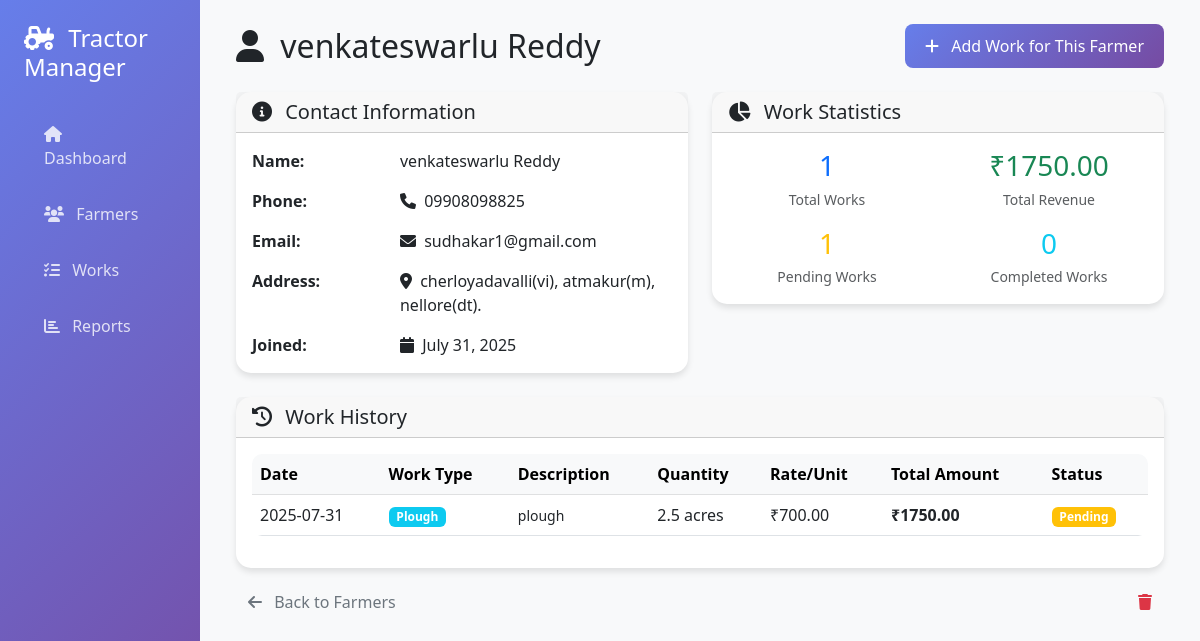
The page /farmers/2 on the database its author committed.
### app.py (models this page shows)
class Farmer(db.Model):
    id = db.Column(db.Integer, primary_key=True)
    name = db.Column(db.String(100), nullable=False)
    phone = db.Column(db.String(20), nullable=False)
    email = db.Column(db.String(120), unique=True, nullable=True)
    address = db.Column(db.Text, nullable=False)
    created_at = db.Column(db.DateTime, default=datetime.utcnow)
    works = db.relationship('TractorWork', backref='farmer', lazy=True)

class TractorWork(db.Model):
    id = db.Column(db.Integer, primary_key=True)
    work_type = db.Column(db.String(50), nullable=False)
    description = db.Column(db.Text, nullable=False)
    date = db.Column(db.Date, nullable=False)
    quantity = db.Column(db.Float, nullable=False)
    rate_per_unit = db.Column(db.Float, nullable=False)
    unit_type = db.Column(db.String(20), nullable=False)  # hours, trips, acres, etc.
    total_amount = db.Column(db.Float, nullable=False)
    status = db.Column(db.String(20), default='Pending')  # Pending, Completed, Paid
    farmer_id = db.Column(db.Integer, db.ForeignKey('farmer.id'), nullable=False)
    created_at = db.Column(db.DateTime, default=datetime.utcnow)

### app.py (the view)
@app.route('/farmers/<int:farmer_id>')
def farmer_detail(farmer_id):
    farmer = Farmer.query.get_or_404(farmer_id)
    works = TractorWork.query.filter_by(farmer_id=farmer_id).order_by(TractorWork.date.desc()).all()
    return render_template('farmer_detail.html', farmer=farmer, works=works)

### templates/farmer_detail.html (shortened to what this page needs)
{% extends "base.html" %}
{% block content %}
<div class="row mb-4">
    <div class="col-12 d-flex justify-content-between align-items-center">
        <h2 class="mb-0">
            <i class="fas fa-user me-2"></i>
            {{ farmer.name }}
        </h2>
        <a href="{{ url_for('add_work') }}" class="btn btn-primary">
            <i class="fas fa-plus me-2"></i>
            Add Work for This Farmer
        </a>
    </div>
</div>
<div class="row mb-4">
    <div class="col-md-6">
        <div class="card">
            <div class="card-header">
                <h5 class="mb-0">
                    <i class="fas fa-info-circle me-2"></i>
                    Contact Information
                </h5>
            </div>
            <div class="card-body">
                <div class="row mb-3">
                    <div class="col-4">
                        <strong>Name:</strong>
                    </div>
                    <div class="col-8">
                        {{ farmer.name }}
                    </div>
                </div>
                <div class="row mb-3">
                    <div class="col-4">
                        <strong>Phone:</strong>
                    </div>
                    <div class="col-8">
                        <i class="fas fa-phone me-1"></i>
                        {{ farmer.phone }}
                    </div>
                </div>
                <div class="row mb-3">
                    <div class="col-4">
                        <strong>Email:</strong>
                    </div>
                    <div class="col-8">
                        {% if farmer.email %}
                        <i class="fas fa-envelope me-1"></i>
                        {{ farmer.email }}
                        {% else %}
                        <span class="text-muted">No email provided</span>
                        {% endif %}
                    </div>
                </div>
                <div class="row mb-3">
                    <div class="col-4">
                        <strong>Address:</strong>
                    </div>
                    <div class="col-8">
                        <i class="fas fa-map-marker-alt me-1"></i>
                        {{ farmer.address }}
                    </div>
                </div>
                <div class="row">
                    <div class="col-4">
                        <strong>Joined:</strong>
                    </div>
                    <div class="col-8">
                        <i class="fas fa-calendar me-1"></i>
                        {{ farmer.created_at.strftime('%B %d, %Y') }}
                    </div>
                </div>
            </div>
        </div>
    </div>
    <div class="col-md-6">
        <div class="card">
            <div class="card-header">
                <h5 class="mb-0">
                    <i class="fas fa-chart-pie me-2"></i>
                    Work Statistics
                </h5>
            </div>
            <div class="card-body">
                <div class="row mb-3">
                    <div class="col-6">
                        <div class="text-center">
                            <h3 class="text-primary mb-1">{{ works|length }}</h3>
                            <small class="text-muted">Total Works</small>
                        </div>
                    </div>
                    <div class="col-6">
                        <div class="text-center">
                            <h3 class="text-success mb-1">
                                ₹{{ "%.2f"|format(works|sum(attribute='total_amount')) }}
                            </h3>
                            <small class="text-muted">Total Revenue</small>
                        </div>
                    </div>
                </div>
                <div class="row">
                    <div class="col-6">
                        <div class="text-center">
                            <h3 class="text-warning mb-1">
                                {{ works|selectattr('status', 'equalto', 'Pending')|list|length }}
                            </h3>
                            <small class="text-muted">Pending Works</small>
                        </div>
                    </div>
                    <div class="col-6">
                        <div class="text-center">
                            <h3 class="text-info mb-1">
                                {{ works|selectattr('status', 'equalto', 'Completed')|list|length }}
                            </h3>
                            <small class="text-muted">Completed Works</small>
                        </div>
                    </div>
                </div>
            </div>
        </div>
    </div>
</div>
<div class="row">
    <div class="col-12">
        <div class="card">
            <div class="card-header">
                <h5 class="mb-0">
                    <i class="fas fa-history me-2"></i>
                    Work History
                </h5>
            </div>
            <div class="card-body">
                {% if works %}
                <div class="table-responsive">
                    <table class="table table-hover">
                        <thead class="table-light">
                            <tr>
                                <th>Date</th>
                                <th>Work Type</th>
                                <th>Description</th>
                                <th>Quantity</th>
                                <th>Rate/Unit</th>
                                <th>Total Amount</th>
                                <th>Status</th>
                            </tr>
                        </thead>
                        <tbody>
                            {% for work in works %}
                            <tr>
                                <td>{{ work.date.strftime('%Y-%m-%d') }}</td>
                                <td>
                                    <span class="badge bg-info">{{ work.work_type.title() }}</span>
                                </td>
                                <td>
                                    <small>{{ work.description[:50] }}</small>
                                </td>
                                <td>{{ work.quantity }} {{ work.unit_type }}</td>
                                <td>₹{{ "%.2f"|format(work.rate_per_unit) }}</td>
                                <td>
                                    <strong>₹{{ "%.2f"|format(work.total_amount) }}</strong>
                                </td>
                                <td>
                                    {% if work.status == 'Pending' %}
                                    <span class="badge bg-warning">Pending</span>
                                    {% elif work.status == 'Completed' %}
                                    <span class="badge bg-success">Completed</span>
                                    {% else %}
                                    <span class="badge bg-primary">Paid</span>
                                    {% endif %}
                                </td>
                            </tr>
                            {% endfor %}
                        </tbody>
                    </table>
                </div>
                {% endif %}
            </div>
        </div>
    </div>
</div>
<div class="row mt-3">
    <div class="col-12">
        <a href="{{ url_for('farmers') }}" class="btn btn-outline-secondary">
            <i class="fas fa-arrow-left me-2"></i>
            Back to Farmers
        </a>
        <button type="button" class="btn btn-outline-danger float-end delete-farmer-btn"
            data-farmer-name="{{ farmer.name }}" data-farmer-id="{{ farmer.id }}" title="Delete Farmer">
            <i class="fas fa-trash"></i>
        </button>
    </div>
</div>
{% endblock %}

### templates/base.html (style rules this page uses)
.card { border: none; border-radius: 15px; box-shadow: 0 4px 6px rgba(0, 0, 0, 0.1); transition: transform 0.3s ease; }
.btn-primary { background: linear-gradient(135deg, #667eea 0%, #764ba2 100%); border: none; border-radius: 8px; padding: 10px 20px; }
.table { border-radius: 10px; overflow: hidden; }
.btn-outline-primary, .btn-outline-danger, .btn-outline-secondary { border: none; background: transparent; }

### rows shown on the page
Farmer: name "venkateswarlu Reddy", phone "09908098825", email "sudhakar1@gmail.com", address "cherloyadavalli(vi), atmakur(m), nellore(dt).", created_at "July 31, 2025"
TractorWork: date "2025-07-31", work_type "Plough", description "plough", quantity "2.5", unit_type "acres", rate_per_unit "700.00", total_amount "1750.00", status "Pending"

### other values the page prints
{{ works|length }} "1"
{{ "%.2f"|format(works|sum(attribute='total_amount')) }} "1750.00"
{{ works|selectattr('status', 'equalto', 'Pending')|list|length }} "1"
{{ works|selectattr('status', 'equalto', 'Completed')|list|length }} "0"
